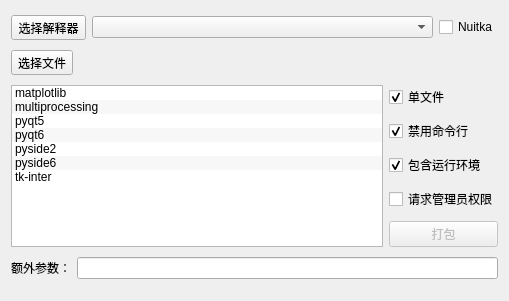
<?xml version="1.0" encoding="UTF-8"?>
<ui version="4.0">
 <class>basic</class>
 <widget class="QWidget" name="basic">
  <property name="geometry">
   <rect>
    <x>0</x>
    <y>0</y>
    <width>509</width>
    <height>301</height>
   </rect>
  </property>
  <property name="windowTitle">
   <string>Form</string>
  </property>
  <layout class="QGridLayout" name="gridLayout">
   <item row="2" column="0" rowspan="5">
    <widget class="ListWidget" name="plugin_list">
     <property name="tabKeyNavigation">
      <bool>true</bool>
     </property>
     <property name="alternatingRowColors">
      <bool>true</bool>
     </property>
     <property name="spacing">
      <number>1</number>
     </property>
     <item>
      <property name="text">
       <string>matplotlib</string>
      </property>
      <property name="checkState">
       <enum>Unchecked</enum>
      </property>
     </item>
     <item>
      <property name="text">
       <string>multiprocessing</string>
      </property>
      <property name="checkState">
       <enum>Unchecked</enum>
      </property>
     </item>
     <item>
      <property name="text">
       <string>pyqt5</string>
      </property>
      <property name="checkState">
       <enum>Unchecked</enum>
      </property>
     </item>
     <item>
      <property name="text">
       <string>pyqt6</string>
      </property>
      <property name="checkState">
       <enum>Unchecked</enum>
      </property>
     </item>
     <item>
      <property name="text">
       <string>pyside2</string>
      </property>
      <property name="checkState">
       <enum>Unchecked</enum>
      </property>
     </item>
     <item>
      <property name="text">
       <string>pyside6</string>
      </property>
      <property name="checkState">
       <enum>Unchecked</enum>
      </property>
     </item>
     <item>
      <property name="text">
       <string>tk-inter</string>
      </property>
      <property name="checkState">
       <enum>Unchecked</enum>
      </property>
     </item>
    </widget>
   </item>
   <item row="2" column="1">
    <widget class="CheckBox" name="checkbox_onefile">
     <property name="text">
      <string>单文件</string>
     </property>
     <property name="checked">
      <bool>true</bool>
     </property>
    </widget>
   </item>
   <item row="3" column="1">
    <widget class="CheckBox" name="checkbox_disable_console">
     <property name="text">
      <string>禁用命令行</string>
     </property>
     <property name="checked">
      <bool>true</bool>
     </property>
    </widget>
   </item>
   <item row="4" column="1">
    <widget class="CheckBox" name="checkbox_standalone">
     <property name="text">
      <string>包含运行环境</string>
     </property>
     <property name="checked">
      <bool>true</bool>
     </property>
    </widget>
   </item>
   <item row="5" column="1">
    <widget class="CheckBox" name="checkbox_require_admin">
     <property name="text">
      <string>请求管理员权限</string>
     </property>
    </widget>
   </item>
   <item row="6" column="1">
    <widget class="PrimaryPushButton" name="btn_start">
     <property name="enabled">
      <bool>false</bool>
     </property>
     <property name="text">
      <string>打包</string>
     </property>
    </widget>
   </item>
   <item row="7" column="0" colspan="2">
    <layout class="QHBoxLayout" name="horizontalLayout_2">
     <item>
      <widget class="QLabel" name="label_addition">
       <property name="text">
        <string>额外参数：</string>
       </property>
      </widget>
     </item>
     <item>
      <widget class="LineEdit" name="lineedit_addition"/>
     </item>
    </layout>
   </item>
   <item row="1" column="0" colspan="2">
    <layout class="QHBoxLayout" name="horizontalLayout_3">
     <item>
      <widget class="PushButton" name="btn_select_file">
       <property name="sizePolicy">
        <sizepolicy hsizetype="Maximum" vsizetype="Fixed">
         <horstretch>0</horstretch>
         <verstretch>0</verstretch>
        </sizepolicy>
       </property>
       <property name="text">
        <string>选择文件</string>
       </property>
      </widget>
     </item>
     <item>
      <widget class="QLabel" name="label_path_file">
       <property name="sizePolicy">
        <sizepolicy hsizetype="Preferred" vsizetype="Maximum">
         <horstretch>0</horstretch>
         <verstretch>0</verstretch>
        </sizepolicy>
       </property>
       <property name="font">
        <font>
         <pointsize>8</pointsize>
        </font>
       </property>
       <property name="text">
        <string/>
       </property>
       <property name="scaledContents">
        <bool>true</bool>
       </property>
       <property name="wordWrap">
        <bool>true</bool>
       </property>
      </widget>
     </item>
    </layout>
   </item>
   <item row="0" column="0" colspan="2">
    <layout class="QHBoxLayout" name="horizontalLayout">
     <item>
      <widget class="PushButton" name="btn_select_executor">
       <property name="sizePolicy">
        <sizepolicy hsizetype="Maximum" vsizetype="Fixed">
         <horstretch>0</horstretch>
         <verstretch>0</verstretch>
        </sizepolicy>
       </property>
       <property name="text">
        <string>选择解释器</string>
       </property>
      </widget>
     </item>
     <item>
      <widget class="ComboBox" name="combobox_executor">
       <property name="placeholderText">
        <string>未检测到Python编译器，可拖拽导入</string>
       </property>
      </widget>
     </item>
     <item>
      <widget class="CheckBox" name="checkbox_nuitka">
       <property name="sizePolicy">
        <sizepolicy hsizetype="Maximum" vsizetype="Fixed">
         <horstretch>0</horstretch>
         <verstretch>0</verstretch>
        </sizepolicy>
       </property>
       <property name="text">
        <string>Nuitka</string>
       </property>
      </widget>
     </item>
    </layout>
   </item>
  </layout>
 </widget>
 <customwidgets>
  <customwidget>
   <class>PushButton</class>
   <extends>QToolButton</extends>
   <header>qfluentwidgets</header>
  </customwidget>
  <customwidget>
   <class>PrimaryPushButton</class>
   <extends>QPushButton</extends>
   <header>qfluentwidgets</header>
  </customwidget>
  <customwidget>
   <class>CheckBox</class>
   <extends>QCheckBox</extends>
   <header>qfluentwidgets</header>
  </customwidget>
  <customwidget>
   <class>ListWidget</class>
   <extends>QListWidget</extends>
   <header>qfluentwidgets</header>
  </customwidget>
  <customwidget>
   <class>LineEdit</class>
   <extends>QLineEdit</extends>
   <header>qfluentwidgets</header>
  </customwidget>
  <customwidget>
   <class>ComboBox</class>
   <extends>QComboBox</extends>
   <header>qfluentwidgets</header>
  </customwidget>
 </customwidgets>
 <tabstops>
  <tabstop>btn_select_file</tabstop>
  <tabstop>plugin_list</tabstop>
  <tabstop>checkbox_onefile</tabstop>
  <tabstop>checkbox_disable_console</tabstop>
  <tabstop>checkbox_standalone</tabstop>
  <tabstop>checkbox_require_admin</tabstop>
  <tabstop>btn_start</tabstop>
  <tabstop>lineedit_addition</tabstop>
 </tabstops>
 <resources/>
 <connections/>
</ui>
